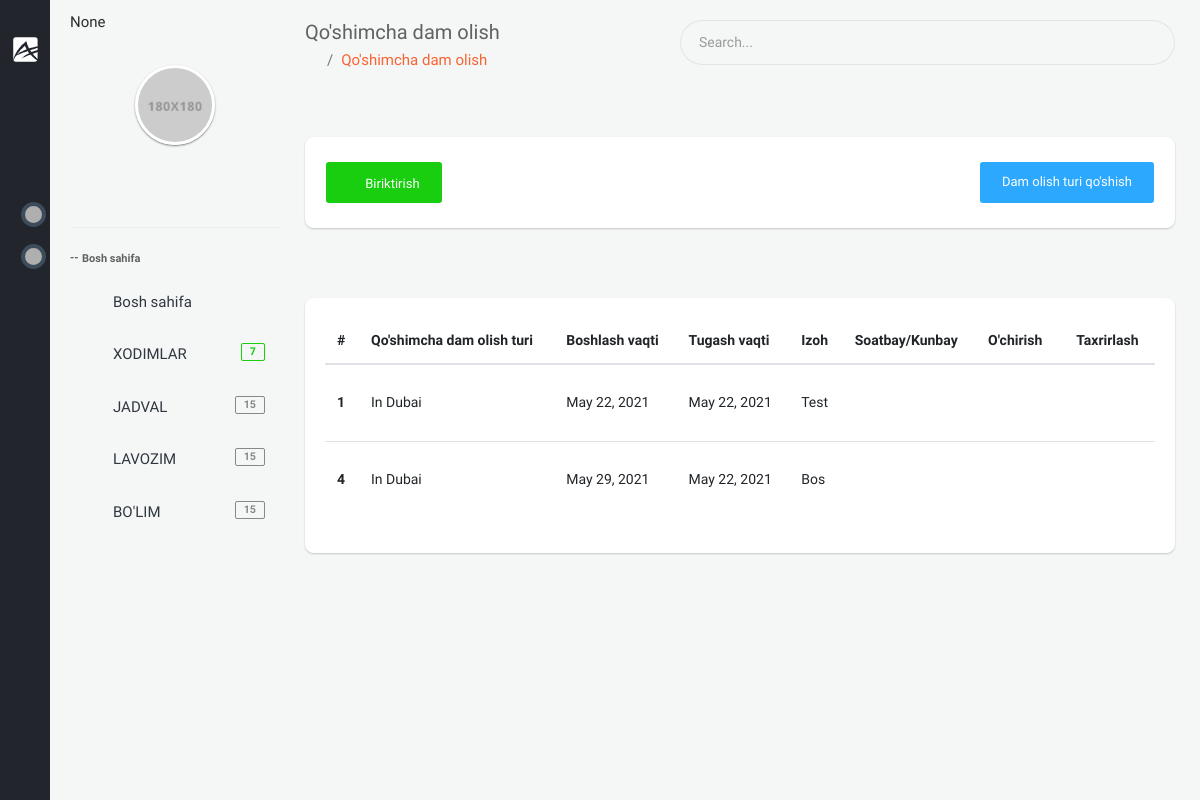
/backoffice/vacation/1 (signed in), run on an earlier commit of the app's database.
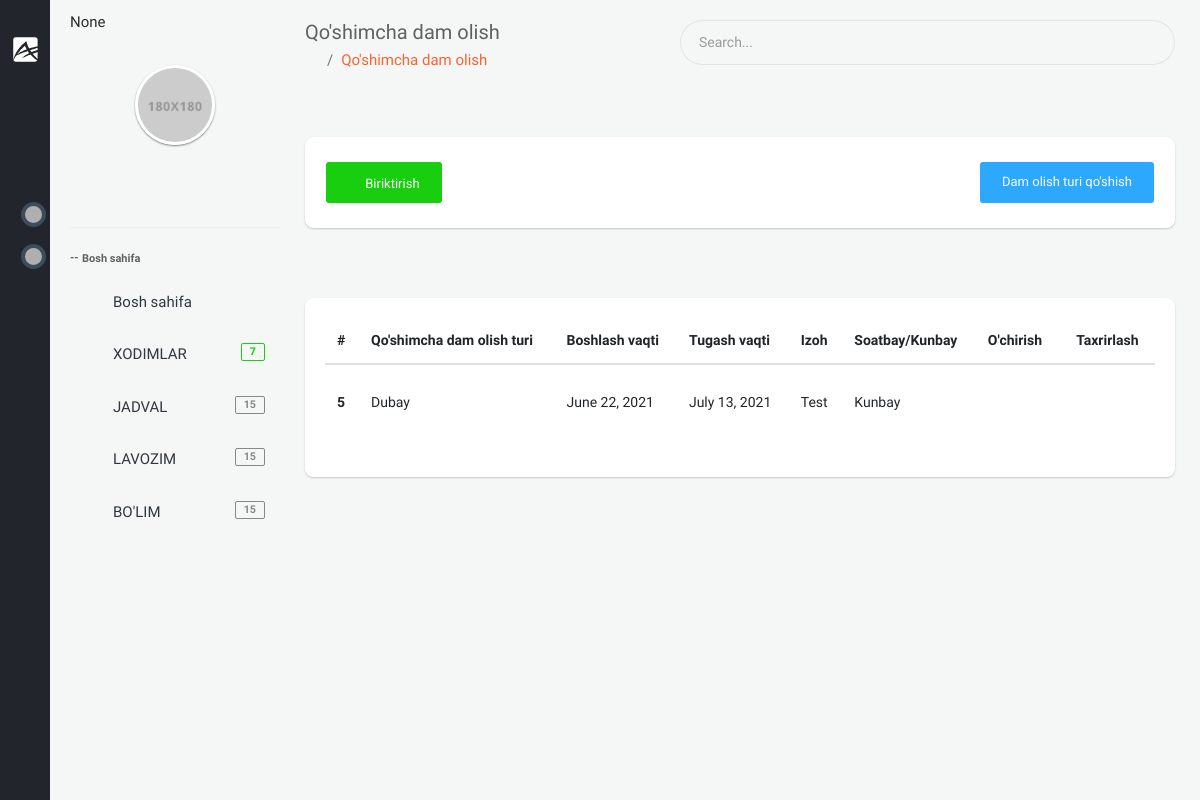
And on a later commit of the database.
### app/models.py (models this page shows, shortened)
class User(AbstractUser):
    branch = models.ForeignKey(Branch, on_delete=models.CASCADE, null=True, blank=True, verbose_name="Filial")
    company = models.ForeignKey("Company", on_delete=models.CASCADE, null=True, blank=True, verbose_name='Kompaniya')
    is_director = models.BooleanField(default=True)
    created_at = models.DateTimeField(auto_now_add=True)
    class Meta:
        verbose_name_plural = "HR"

class Vacation(models.Model):
    vocation_period_type = (
        ('per_hour', 'Soatbay'),
        ('per_day', 'Kunbay')
    )
    vocation_period_types = models.CharField(choices=vocation_period_type, null=True, blank=True, max_length=255, verbose_name="Turi")
    start_at = models.DateField(verbose_name="Boshlash vaqti")
    end_at = models.DateField(verbose_name="Tugash vaqti")
    vacation_type = models.ForeignKey(VacationType, on_delete=models.CASCADE, verbose_name="Qo'shimcha dam olish turi")
    note = models.CharField(max_length=512, null=True, blank=True, verbose_name="Izoh")
    staff = models.ForeignKey('Staff', on_delete=models.CASCADE, verbose_name="Xodim")
    class Meta:
        verbose_name_plural = "Xodimlaring qo'shimcha dam olish bo'limi"

class VacationType(models.Model):
    name = models.CharField(max_length=255, verbose_name="Nomi")
    create_at = models.DateTimeField(auto_now_add=True)
    company = models.ForeignKey(Company, on_delete=models.CASCADE, null=True, blank=True, verbose_name="Kompaniya")
    class Meta:
        verbose_name_plural = "Xodimlaring qo'shimcha dam olish turi"

### backoffice/views.py (the view, shortened to what this page needs)
# urls.py: path('vacation/<int:pk>', views.VacationCreateView.as_view(), name='vacation'),
class VacationCreateView(LoginRequiredMixin, generic.CreateView):
    template_name = 'backoffice/pages/vacation/list.html'
    form_class = forms.VacationModelForm
    model = models.Vacation
    def get_context_data(self, *, object_list=None, **kwargs):
        ctx = super(VacationCreateView, self).get_context_data(**kwargs)
        staff_id = self.kwargs.get('pk')
        company = self.request.user.company
        ctx['vacations'] = models.Vacation.objects.filter(staff_id=staff_id)
        ctx['vacation_types'] = models.VacationType.objects.filter(company=company)
        ctx['staff_id'] = staff_id
        return ctx

### backoffice/forms.py
class VacationModelForm(forms.ModelForm):
    class Meta:
        model = models.Vacation
        exclude = ('staff', )

### templates/backoffice/pages/vacation/list.html (shortened to what this page needs)
{% extends 'backoffice/base.html' %}
{% block content %}
    <section class="content">
        <div class="container-fluid">
            <div class="block-header">
                <div class="row clearfix">
                    <div class="col-lg-5 col-md-5 col-sm-12">
                        <h2>Qo'shimcha dam olish</h2>
                        <ul class="breadcrumb padding-0">
                            <li class="breadcrumb-item"><a href="backoffice"><i class="zmdi zmdi-home"></i></a></li>
                            <li class="breadcrumb-item"><a href="javascript:void(0);">Qo'shimcha dam olish</a></li>
                        </ul>
                    </div>
                    <div class="col-lg-7 col-md-7 col-sm-12">
                        <div class="input-group m-b-0">
                            <input type="text" class="form-control" placeholder="Search...">
                            <span class="input-group-addon">
                            <i class="zmdi zmdi-search"></i>
                        </span>
                        </div>
                    </div>
                </div>
            </div>
            <div class="row clearfix">
                <div class="col-lg-12 col-md-12 col-sm-12">
                    <div class="card">
                        <div class="header">
                        </div>
                        <div class="body">
                            <div class="button-demo js-modal-buttons d-flex justify-content-between">
                                <button type="button" data-color="pink" data-toggle="modal" data-target="#colorModal"
                                        class="btn btn-success waves-effect"><i class="zmdi zmdi-plus"></i> Biriktirish
                                </button>
                                <a href="{% url 'vacation_type' %}" class="btn btn-info waves-effect">Dam olish turi qo'shish</a>
                            </div>
                        </div>
                    </div>
                </div>
            </div>
            <div class="row clearfix">
                <div class="col-lg-12 col-md-12 col-sm-12">
                    <div class="card">
                        <div class="header">
                        </div>
                        <div class="body table-responsive">
                            <table class="table table-hover">
                                <thead>
                                <tr>
                                    <th>#</th>
                                    <th>Qo'shimcha dam olish turi</th>
                                    <th>Boshlash vaqti</th>
                                    <th>Tugash vaqti</th>
                                    <th>Izoh</th>
                                    <th>Soatbay/Kunbay</th>
                                    <th>O'chirish</th>
                                    <th>Taxrirlash</th>
                                </tr>
                                </thead>
                                <tbody>
                                {% for vacantion in vacations %}
                                    <tr>
                                        <th scope="row">{{ vacantion.id }}</th>
                                        <td>{{ vacantion.vacation_type.name }}</td>
                                        <td>{{ vacantion.start_at }}</td>
                                        <td>{{ vacantion.end_at }}</td>
                                        <td>{{ vacantion.note }}</td>
                                        <td>
                                            {% for x,y in form.fields.vocation_period_types.choices %}
                                                {% if vacantion.vocation_period_types == x %}
                                                    {{ y }}
                                                {% endif %}
                                            {% endfor %}
                                        </td>
                                        <td>
                                            <form action="{% url 'vacation_delete' pk=vacantion.pk %}" method="POST">
                                                <button type="submit" class="btn btn-neutral"><i
                                                        class="zmdi zmdi-delete"></i></button>
                                            </form>
                                        </td>
                                        <td>
                                            <button type="button" data-color="pink" data-toggle="modal"
                                                    data-target="#colorModal{{ vacantion.id }}"
                                                    class="btn btn-neutral waves-effect"><i class="zmdi zmdi-edit"></i>
                                            </button>
                                        </td>
                                    </tr>
                                {% endfor %}
                                </tbody>
                            </table>
                        </div>
                    </div>
                </div>
            </div>
        </div>
    </section>
{% endblock %}

### templates/backoffice/base.html (shortened to what this page needs)
{% load static %}
<!doctype html>
<html lang="en">
<head>
    {% include 'backoffice/assets/links.html' %}
</head>
<body class="theme-black" style="overflow: auto">
{% if request.path == "/backoffice/login" or request.path == "/backoffice/registration" %}
{% else %}
    {% include 'backoffice/parts/minileftbar.html' %}
{% endif %}
{% block content %}{% endblock %}
</body>
</html>

### templates/backoffice/assets/links.html
{% load static %}
<link rel="stylesheet" href="{% static 'backoffice/assets/plugins/bootstrap/css/bootstrap.min.css' %}">
<link rel="stylesheet" href="{% static 'backoffice/assets/plugins/jquery-datatable/dataTables.bootstrap4.min.css' %}">
<link  rel="stylesheet" href="{% static 'backoffice/assets/css/main.css' %}">
<link rel="stylesheet" href="{% static 'backoffice/assets/css/color_skins.css' %}">
<link rel="stylesheet" href="{% static 'backoffice/assets/plugins/multi-select/css/multi-select.css' %}">
<link rel="stylesheet" href="{% static 'backoffice/assets/plugins/bootstrap-select/css/bootstrap-select.css' %}">

### templates/backoffice/parts/minileftbar.html (shortened to what this page needs)
{% load static %}
<aside id="minileftbar" class="minileftbar">
    <ul class="menu_list">
        <li>
            <a href="javascript:void(0);" class="bars" style="display: inline;"></a>
            <a class="navbar-brand" href="backoffice"><img src="{% static 'backoffice/assets/images/logo.svg' %}" alt="Alpino"></a>
        </li>
        <li><a href="javascript:void(0);" class="btn_overlay hidden-sm-down"><i class="zmdi zmdi-search"></i></a></li>
        <li><a href="javascript:void(0);" class="menu-sm"><i class="zmdi zmdi-swap"></i></a></li>
        <li class="menuapp-btn"><a href="javascript:void(0);"><i class="zmdi zmdi-apps"></i></a></li>
        <li class="notifications badgebit">
            <a href="javascript:void(0);">
                <div class="notify">
                    <span class="heartbit"></span>
                </div>
            </a>
        </li>
        <li class="task badgebit">
            <a href="javascript:void(0);">
                <div class="notify">
                    <span class="heartbit"></span>
                </div>
            </a>
        </li>
        <li><a href="" title="Events"><i class="zmdi zmdi-calendar"></i></a></li>
        <li><a href="" title="Inbox"><i class="zmdi zmdi-email"></i></a></li>
        <li><a href="" title="Contact List"><i class="zmdi zmdi-account-box-phone"></i></a></li>
        <li><a href=""><i class="zmdi zmdi-comments"></i></a></li>
        <li><a href="javascript:void(0);" class="fullscreen" data-provide="fullscreen"><i
                class="zmdi zmdi-fullscreen"></i></a></li>
        <li class="power">
            <a href="javascript:void(0);" class="js-right-sidebar"><i class="zmdi zmdi-settings zmdi-hc-spin"></i></a>
            <a href="{% url 'logout' %}" class="mega-menu"><i class="zmdi zmdi-power"></i></a>
        </li>
    </ul>
</aside>
<aside class="right_menu">
    <div id="leftsidebar" class="sidebar">
        <div class="menu">
            <ul class="list">
                <li>
                    <p>{{ request.user.company }}</p>
                </li>
                <li>
                    <div class="user-info m-b-20">
                        <div class="image">
                            <a href="" class=" waves-effect waves-block"><img src="{% static 'backoffice/assets/images/profile_av.jpg' %}" alt="User"></a>
                        </div>
                        <div class="detail">
                            <a href="javascript:void(0);" title="" class=" waves-effect waves-block"><i class="zmdi zmdi-facebook-box"></i></a>
                            <a href="javascript:void(0);" title="" class=" waves-effect waves-block"><i class="zmdi zmdi-linkedin-box"></i></a>
                            <a href="javascript:void(0);" title="" class=" waves-effect waves-block"><i class="zmdi zmdi-instagram"></i></a>
                            <a href="javascript:void(0);" title="" class=" waves-effect waves-block"><i class="zmdi zmdi-twitter-box"></i></a>
                        </div>
                    </div>
                </li>
                <li class="header">Bosh sahifa</li>
                <li> <a href="/backoffice" class="toggled waves-effect waves-block"><i class="zmdi zmdi-home"></i><span>Bosh sahifa</span></a></li>
                <li><a href="{% url 'staff' %}" class="menu-toggle waves-effect waves-block"><i class="zmdi zmdi-account"></i><span>XODIMLAR</span> <span class="badge badge-success float-right">7</span></a>
                </li>
                <li><a href="{% url 'table' %}" class="menu-toggle waves-effect waves-block"><i class="zmdi zmdi-assignment"></i><span>JADVAL</span> <span class="badge badge-default float-right">15</span></a>
                </li>
                <li><a href="{% url 'position' %}" class="menu-toggle waves-effect waves-block"><i class="zmdi zmdi-ticket-star"></i><span>LAVOZIM</span> <span class="badge badge-default float-right">15</span></a>
                </li>
                <li>
                    <a href="{% url 'department' %}" class="menu-toggle waves-effect waves-block"><i class="zmdi zmdi-window-maximize"></i><span>BO'LIM</span> <span class="badge badge-default float-right">15</span></a>
                </li>
            </ul>
        </div>
    </div>
</aside>

### templates/backoffice/assets/scripts.html (shortened to what this page needs)
{% load  static %}

### backoffice/static/backoffice/assets/css/color_skins.css (style rules this page uses)
.theme-black .minileftbar { background: #22252b }
.theme-black .minileftbar .menu_list li a { color: #afafaf }
.theme-black .minileftbar .menu_list .notify .heartbit { background-color: #afafaf }

What changed in the data, as far as the page shows it:
removed Vacation: id "1", vacation_type.name "In Dubai", start_at "May 22, 2021", end_at "May 22, 2021", note "Test"
removed Vacation: id "4", vacation_type.name "In Dubai", start_at "May 29, 2021", end_at "May 22, 2021", note "Bos"
added Vacation: id "5", vacation_type.name "Dubay", start_at "June 22, 2021", end_at "July 13, 2021", note "Test", choices "Kunbay"
